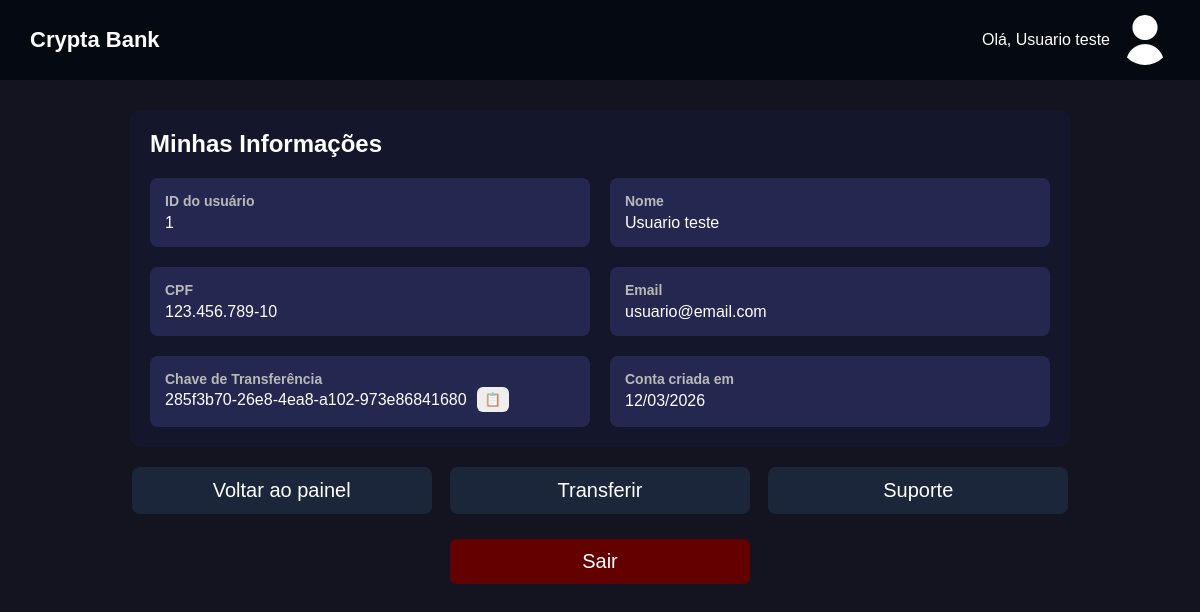
The app's page /painel/user-infos (signed in) with its own data.
### tables this page shows
CREATE TABLE users(
    id INTEGER PRIMARY KEY AUTOINCREMENT,
    nome TEXT,
    cpf TEXT,
    email TEXT UNIQUE,
    senha TEXT,
    conta_id TEXT UNIQUE,
    created_at TEXT
);

### cryptabank/routes.py (the view)
@app.route('/painel/user-infos')
def user_infos():
    token = request.cookies.get('auth_token')
    if not isauth(token):
        return redirect(url_for('login'))
    usuario = database.get_all_user_infos(token)
    return render_template('painel_user/informacoes_usuario.html', usuario=usuario)

### cryptabank/models.py (called while the page is built)
    def is_auth(self, cookie):
        consulta = self.cur.execute('SELECT cookie FROM users_cookies WHERE cookie=?;', (cookie,)).fetchone()
        if consulta:
            return True
        return False

    def email_cookie(self, cookie):
        consulta = self.cur.execute('SELECT email FROM users_cookies WHERE cookie=?', (cookie,)).fetchone()
        return consulta['email']

    def get_all_user_infos(self, token):
        email = self.email_cookie(token)
        consulta = self.cur.execute('SELECT * FROM users WHERE email=?;', (email,)).fetchone()
        return dict(consulta)

### cryptabank/routes.py (called while the page is built)
def isauth(cookie):
    return database.is_auth(cookie)

### cryptabank/templates/painel_user/informacoes_usuario.html (shortened to what this page needs)
<!DOCTYPE html>
<html lang="pt-br">
<head>
    <link rel="stylesheet" href="{{ url_for('static', filename='css/style.css') }}">
</head>
<body>
    <header>
        <h1 class="logo" data-url="{{ url_for('homepage') }}">Crypta Bank</h1>
        <div class="user-info">
            <span>Olá, {{ usuario.nome }}</span>
            <img src="{{ url_for('static', filename='imagens/user.png') }}" alt="Usuário">
        </div>
    </header>
    <main class="container">
        <section class="perfil infos">
            <h2>Minhas Informações</h2>
            <div class="info-box">
                <div class="info-item">
                    <strong>ID do usuário</strong>
                    <p>{{ usuario.id }}</p>
                </div>
                <div class="info-item">
                    <strong>Nome</strong>
                    <p>{{ usuario.nome }}</p>
                </div>
                <div class="info-item">
                    <strong>CPF</strong>
                    <p>{{ usuario.cpf }}</p>
                </div>
                <div class="info-item">
                    <strong>Email</strong>
                    <p>{{ usuario.email }}</p>
                </div>
                <div class="info-item chave" onclick="copiarConta()">
                    <strong>Chave de Transferência</strong>
                    <div class="copy-field">
                        <span id="contaId">{{ usuario.conta_id }}</span>
                        <button onclick="copiarConta()" class="copy-btn">
                            📋
                        </button>
                    </div>
                </div>
                <div class="info-item">
                    <strong>Conta criada em</strong>
                    <p>{{ usuario.created_at }}</p>
                </div>
            </div>
        </section>
        <section class="acoes">
            <a href="{{ url_for('painel') }}" class="btn">Voltar ao painel</a>
            <a href="{{ url_for('transferir') }}" class="btn">Transferir</a>
            <a href="{{ url_for('contatar_suporte') }}" class="btn">Suporte</a>
        </section>
        <form action="{{ url_for('logout') }}" method="get" class="logout">
            <input type="submit" value="Sair">
        </form>
    </main>
</body>
</html>

### cryptabank/static/css/style.css (style rules this page uses)
:root { --cor1: rgb(20, 22, 44); --cor2: rgb(36, 40, 80); }
* { margin: 0; padding: 0; box-sizing: border-box; font-family: Arial, sans-serif; }
body { background-color: rgb(19, 20, 32); }
header { background-color: #050a10; color: white; display: flex; justify-content: space-between; align-items: center; padding: 15px 30px; }
header h1 { font-size: 22px; }
.user-info { display: flex; align-items: center; gap: 10px; }
.user-info img { border-radius: 50%; }
.container { padding: 30px; max-width: 1000px; margin: auto; }
.acoes { display: flex; gap: 15px; margin-bottom: 25px; flex-wrap: wrap; }
.acoes a { text-decoration: none; margin: auto; text-align: center; font-size: 20px; flex: 1; min-width: 150px; max-width: 300px; padding: 12px; border: none; border-radius: 8px; background-color: #1b263b; color: white; cursor: pointer; transition: 0.3s; }
.logout { margin-top: 30px; margin: auto; min-width: 150px; max-width: 300px; }
.logout > input { background-color: rgb(99, 0, 0); color: white; font-size: 20px; cursor: pointer; border-color: rgb(99, 0, 0); transition: background-color 0.3s ease; }
form { display: flex; flex-direction: column; }
form input, form textarea, form select { padding: 10px; border-radius: 6px; border: 1px solid #ccc; color: white; outline: none; background-color: var(--cor2); }
::placeholder { color: rgb(211, 207, 207); }
.logo { color: white; cursor: pointer; }
.perfil { background: var(--cor1); color: white; padding:20px; border-radius:10px; }
.info-box { display:grid; grid-template-columns:1fr 1fr; gap:20px; margin-top:20px; }
.info-item { background:var(--cor2); padding:15px; border-radius:8px; }
.info-item strong { display:block; font-size:14px; color:#b9b9b9; }
.info-item p { font-size:16px; margin-top:5px; }
.copy-field { display:flex; align-items:center; gap:10px; }
.copy-btn { border:none; background:#eee; cursor:pointer; padding:5px 8px; border-radius:6px; transition:0.2s; }
.perfil.infos { margin-bottom: 20px; }

### records on screen
users: nome "Usuario teste", id "1", cpf "123.456.789-10", email "usuario@email.com", conta_id "285f3b70-26e8-4ea8-a102-973e86841680", created_at "12/03/2026"
